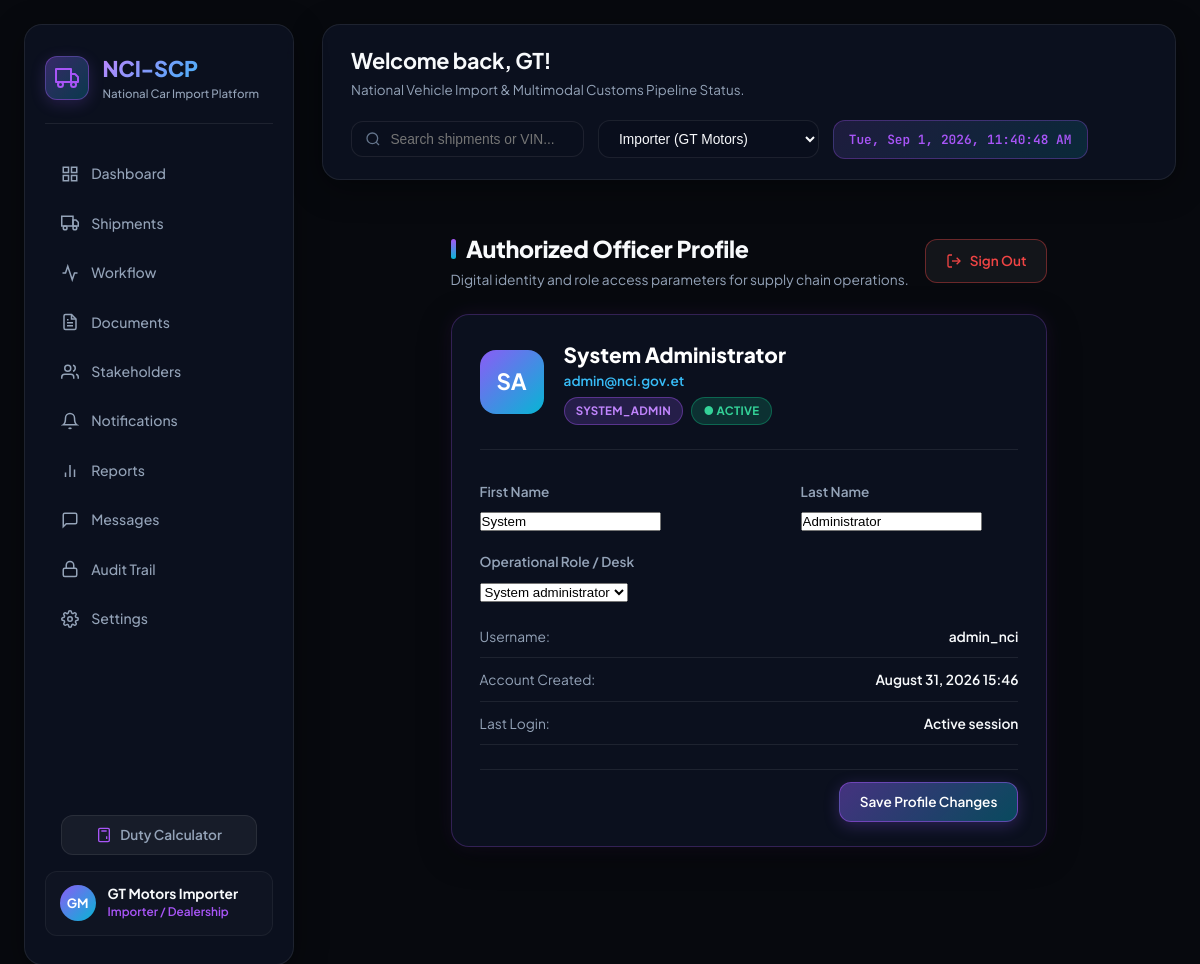
The page /accounts/profile/ (signed in) on the database its author committed.
### accounts/models.py (models this page shows, shortened)
class Account(AbstractBaseUser, PermissionsMixin):
    first_name = models.CharField(max_length=100)
    last_name = models.CharField(max_length=100)
    email = models.EmailField(unique=True)
    username = models.CharField(max_length=150, unique=True)
    class Role(models.TextChoices):
        ADMIN = 'SYSTEM_ADMIN', 'System administrator'
        IMPORTER = 'IMPORTER', 'Importer'
        CUSTOMS = 'CUSTOMS_OFFICER', 'Customs Officer'
        SHIPPING = 'POST_SHIPPING', 'Post/Shipping Office'
        FORWARDER = 'FREIGHT_FORWARDER', 'Freight Forwarder'
        STAKEHOLDER = 'STAKEHOLDER', 'General Stakeholder'
    role = models.CharField(max_length=30, choices=Role.choices, default=Role.STAKEHOLDER)
    account_status = models.CharField(max_length=20, default='active')
    is_staff = models.BooleanField(default=False)
    is_active = models.BooleanField(default=True)
    created_date = models.DateTimeField(auto_now_add=True)
    updated_date = models.DateTimeField(auto_now=True)
    last_login = models.DateTimeField(blank=True, null=True)
    objects = CustomUserManager()
    USERNAME_FIELD = 'email'
    REQUIRED_FIELDS = ['username', 'first_name', 'last_name']

### accounts/views.py (the view)
# urls.py: path('profile/', views.profile_view, name='profile'),
@login_required(login_url='login')
def profile_view(request):
    if request.method == 'POST':
        form = AccountProfileForm(request.POST, instance=request.user)
        if form.is_valid():
            form.save()
            messages.success(request, 'Profile details updated successfully.')
            return redirect('profile')
    else:
        form = AccountProfileForm(instance=request.user)
    return render(request, 'accounts/profile.html', {'form': form, 'user': request.user})

### accounts/forms.py
class AccountProfileForm(forms.ModelForm):
    class Meta:
        model = Account
        fields = ['first_name', 'last_name', 'role']
        widgets = {
            'first_name': forms.TextInput(attrs={'class': 'form-input'}),
            'last_name': forms.TextInput(attrs={'class': 'form-input'}),
            'role': forms.Select(attrs={'class': 'form-select'}),
        }

### templates/accounts/profile.html (shortened to what this page needs)
{% extends 'base.html' %}
{% load static %}
{% block content %}
<section class="view-panel" style="max-width: 700px; margin: 1.5rem auto;">
  <div class="view-header-flex">
    <div>
      <h2 class="view-title">Authorized Officer Profile</h2>
      <p class="view-subtitle">Digital identity and role access parameters for supply chain operations.</p>
    </div>
    <div>
      <a href="{% url 'logout' %}" class="secondary-btn" style="color: var(--danger); border-color: rgba(239, 68, 68, 0.4);">
        <svg viewBox="0 0 24 24" width="16" height="16" stroke="currentColor" fill="none" stroke-width="2"><path d="M9 21H5a2 2 0 0 1-2-2V5a2 2 0 0 1 2-2h4"></path><polyline points="16 17 21 12 16 7"></polyline><line x1="21" y1="12" x2="9" y2="12"></line></svg>
        <span>Sign Out</span>
      </a>
    </div>
  </div>
  <div class="dashboard-section glass-card-glow">
    <div style="display: flex; align-items: center; gap: 1.25rem; margin-bottom: 2rem; padding-bottom: 1.5rem; border-bottom: 1px solid var(--glass-border);">
      <div class="user-avatar" style="width: 64px; height: 64px; font-size: 1.4rem; border-radius: 16px;">
        <span>{{ user.first_name|slice:":1" }}{{ user.last_name|slice:":1" }}</span>
      </div>
      <div>
        <h3 style="font-size: 1.3rem; font-weight: 800; color: #fff;">{{ user.first_name }} {{ user.last_name }}</h3>
        <p style="color: var(--secondary-light); font-size: 0.85rem; font-weight: 600;">{{ user.email }}</p>
        <div style="display: flex; gap: 0.5rem; margin-top: 0.4rem;">
          <span class="badge badge-primary">{{ user.role }}</span>
          <span class="badge badge-success">● {{ user.account_status|upper }}</span>
        </div>
      </div>
    </div>
    <form method="post" action="{% url 'profile' %}">
      <div class="dashboard-grid-2col" style="gap: 1rem; margin-bottom: 1.25rem;">
        <div>
          <label for="id_first_name" style="display: block; font-size: 0.85rem; color: var(--text-muted); margin-bottom: 0.4rem; font-weight: 600;">First Name</label>
          {{ form.first_name }}
        </div>
        <div>
          <label for="id_last_name" style="display: block; font-size: 0.85rem; color: var(--text-muted); margin-bottom: 0.4rem; font-weight: 600;">Last Name</label>
          {{ form.last_name }}
        </div>
      </div>
      <div style="margin-bottom: 1.25rem;">
        <label for="id_role" style="display: block; font-size: 0.85rem; color: var(--text-muted); margin-bottom: 0.4rem; font-weight: 600;">Operational Role / Desk</label>
        {{ form.role }}
      </div>
      <div class="spec-list" style="margin: 1.5rem 0;">
        <div class="spec-row">
          <span class="spec-label">Username:</span>
          <span class="spec-value">{{ user.username }}</span>
        </div>
        <div class="spec-row">
          <span class="spec-label">Account Created:</span>
          <span class="spec-value">{{ user.created_date|date:"F d, Y H:i" }}</span>
        </div>
        <div class="spec-row">
          <span class="spec-label">Last Login:</span>
          <span class="spec-value">{{ user.last_login|date:"F d, Y H:i"|default:"Active session" }}</span>
        </div>
      </div>
      <div class="modal-actions" style="margin-top: 1.5rem;">
        <button type="submit" class="primary-btn">Save Profile Changes</button>
      </div>
    </form>
  </div>
</section>
{% endblock %}

### rows shown on the page
Account: first_name "S", last_name "A", first_name "System", last_name "Administrator", email "admin@nci.gov.et", role "SYSTEM_ADMIN", account_status "ACTIVE", role "System administrator", username "admin_nci", created_date "August 31, 2026 15:46", last_login "Active session"
